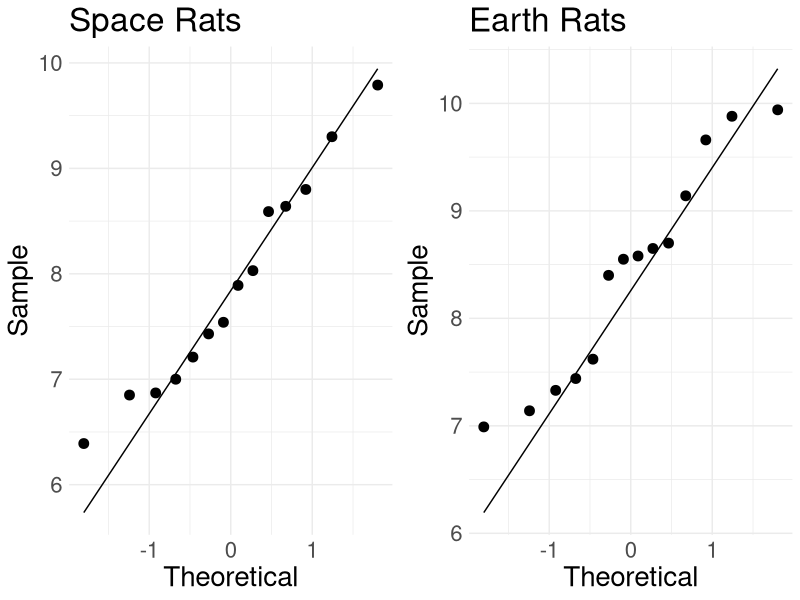
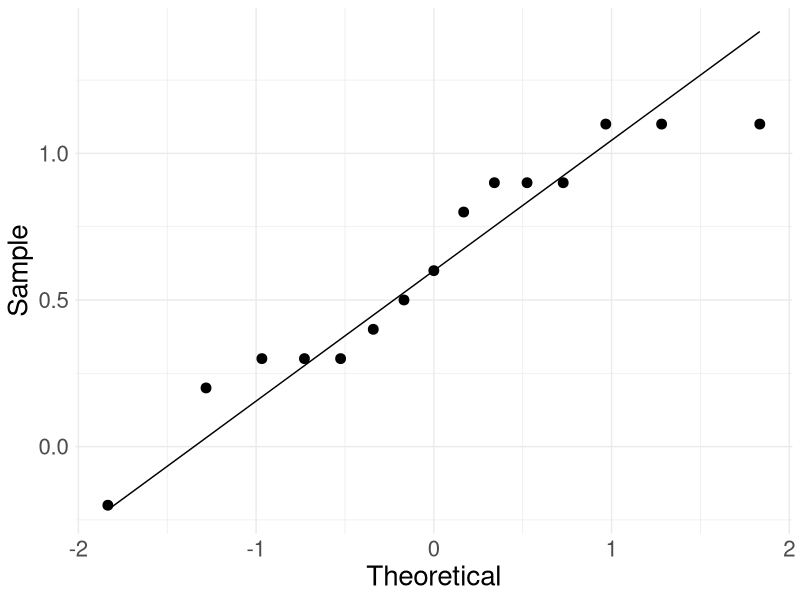

The R source for these figures, in order:
library(tidyverse)
library(ggpubr)

#### EXAMPLE 1 -- TWO SAMPLE T TEST ####

# create data for QQ plot
# need one dataset for each group
space <- c(8.59, 6.87, 7.00, 8.64, 7.89, 8.80, 7.43, 9.79, 9.30, 7.21, 6.85, 8.03, 6.39, 7.54)
s <- as_tibble(space)
earth <- c(8.65, 7.62, 7.33, 6.99, 7.44, 8.58, 8.40, 8.55, 9.88, 9.66, 8.70, 9.94, 7.14, 9.14)
e <- as_tibble(earth)

# QQ plot for group 1
space_rat <- ggplot(s, aes(sample = value)) +
  stat_qq(size=3) +
  stat_qq_line() +
  theme_minimal() +
  xlab("Theoretical") +
  ylab("Sample") +
  ggtitle("Space Rats") +
  theme(text = element_text(size=20))

# in ggplot() function, the first argument is the dataset name
# in aes() function, the sample = [variable name] specifies the outcome

## QQ plot for group 2
earth_rat <- ggplot(e, aes(sample = value)) +
  stat_qq(size=3) +
  stat_qq_line() +
  theme_minimal() +
  xlab("Theoretical") +
  ylab("Sample") +
  ggtitle("Earth Rats") +
  theme(text = element_text(size=20))

# in ggplot() function, the first argument is the dataset name
# in aes() function, the sample = [variable name] specifies the outcome

# put QQ plots together
both <- ggarrange(space_rat, earth_rat, ncol=2, nrow=1)

# display QQ plots
both

# save plot
#ggsave("/Users/sseals/Desktop/L68fig1.png")

#### EXAMPLE 2 -- PAIRED T TEST ####

# create data
g1 <- c(17.6, 20.2, 19.5, 11.3, 13.0, 16.3, 15.3, 16.2, 12.2, 14.8, 21.3, 22.1, 16.9, 17.6, 18.4)
g2 <- c(17.3, 19.1, 18.4, 11.5, 12.7, 15.8, 14.9, 15.3, 12.0, 14.2, 21.0, 21.0, 16.1, 16.7, 17.5)

garage <- tibble(g1, g2)

# define difference; this is what we want the QQ plot on
garage$d <- garage$g1 - garage$g2

# create QQ plot
p <- ggplot(garage, aes(sample = d)) +
  stat_qq(size=3) +
  stat_qq_line() +
  theme_minimal() +
  xlab("Theoretical") +
  ylab("Sample") +
  theme(text = element_text(size=20))
p
# in ggplot() function, the first argument is the dataset name
# in aes() function, the sample = [variable name] specifies the outcome

# save plot
#ggsave("/Users/sseals/Desktop/L68fig2.png")
